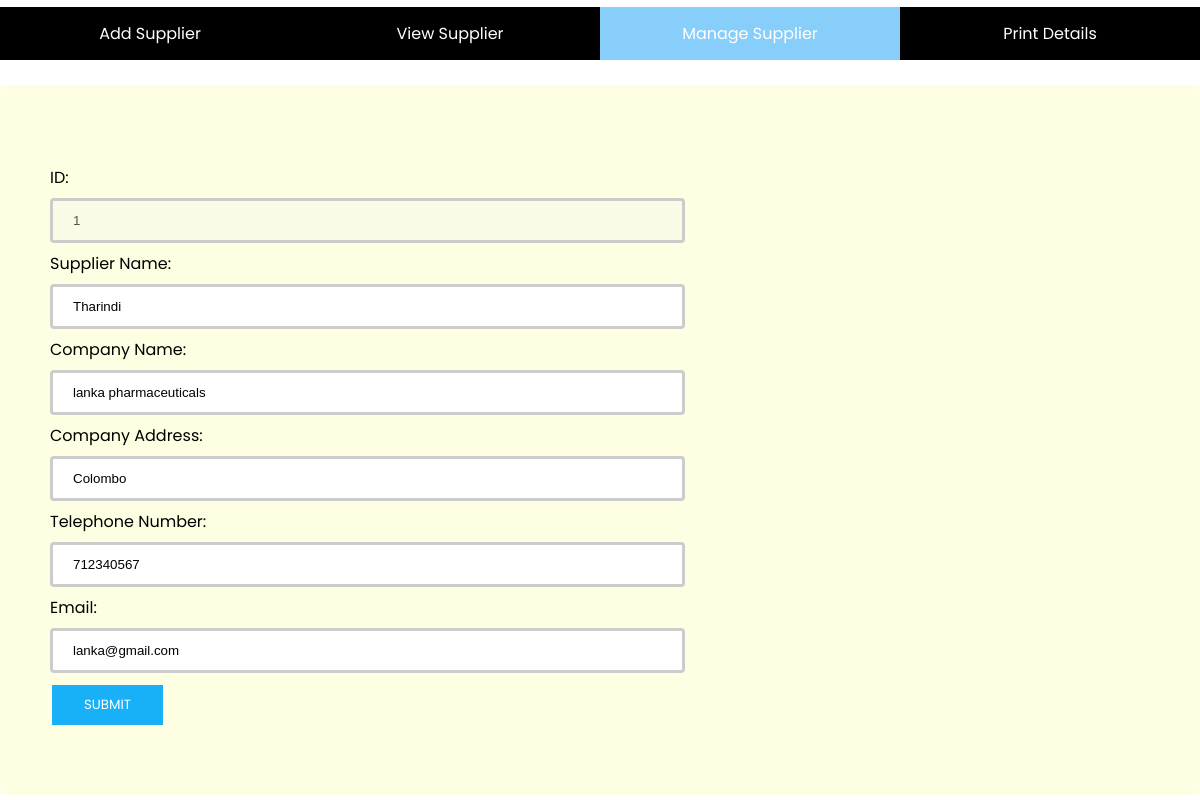
Page /src/Supplier/updated.php?id=1 (signed in) on the committed database.
### tables this page shows
CREATE TABLE `suppliers` (
  `id` int(11) NOT NULL,
  `suppliername` varchar(50) NOT NULL,
  `companyname` varchar(50) NOT NULL,
  `companyaddress` varchar(50) NOT NULL,
  `phoneno` int(10) NOT NULL,
  `email` varchar(50) NOT NULL,
  `adminid` int(11) NOT NULL
);

### src/Supplier/updated.php (the view, shortened to what this page needs)
<?php
include_once '../../config/connection.php';
$result = mysqli_query($conn,"SELECT * FROM suppliers WHERE id='" . $_GET['id'] . "'");
$row= mysqli_fetch_array($result);
?>
<html>
<head>
<link rel="stylesheet" href="css/View.css">
<link rel="stylesheet" href="https://cdnjs.cloudflare.com/ajax/libs/font-awesome/4.7.0/css/font-awesome.min.css">
</head>
<body>
  	<br>
  	<div class="row" style="margin-top: -18px;">
	<div class="navbar">
  		<ul>
		  <li><a href="AddSupDetails.php">Add Supplier</a></li>
		  <li><a href="ViewSupplier.php">View Supplier</a></li>
		  <li><a class="active" href="ManageSupplier.php">Manage Supplier</a></li>
		  <li><a href="PrintDetails.php">Print Details</a></li>
		</ul>
		</div>
  	</div>
  	<br>
  	<div class="row form1">
  		<br>
  		<form name="frmUser" method="post" action="">
		<div style="padding-bottom:5px;">
		</div>
		ID: <br>
		<input type="text" name="id"style="width:635px"  disabled value="<?php echo $row['id']; ?>">
		<br>
		Supplier Name: <br>
		<input type="text" name="suppliername" style="width:635px" pattern="[a-zA-Z ]+|[a-zA-Z ]+\\s{1}[a-zA-Z ]{1,}|[a-zA-Z ]+\\s{1}[a-zA-Z ]{3,}\\s{1}[a-zA-Z ]{1,}" class="txtField" value="<?php echo $row['suppliername']; ?>">
		<br>
		Company Name: <br>
		<input type="text" name="companyname" style="width:635px" class="txtField" value="<?php echo $row['companyname']; ?>">
		<br>
		Company Address: <br>
		<input type="text" name="companyaddress" style="width:635px" class="txtField" value="<?php echo $row['companyaddress']; ?>">
		<br>
		Telephone Number:<br>
		<input type="text" name="phoneno" style="width:635px" pattern="[0-9]{10}" class="txtField" value="<?php echo $row['phoneno']; ?>">
		<br>
		Email:<br>
		<input type="email" name="email" class="txtField" style="width:635px;height:45px;border:3px solid #ccc;border-radius: 4px; padding: 12px 20px;
  margin: 8px 0;" value="<?php echo $row['email']; ?>">
		<br>
		<input type="submit" name="submit" value="Submit" class="buttom">
	</form>
  	</div>
</body>
</html>

### public/css/View.css (style rules this page uses)
* { box-sizing: border-box; }
body { margin: 0; font-family: 'Poppins', sans-serif; }
input[type=text], select { width: 50%; padding: 12px 20px; margin: 8px 0; display: inline-block; border: 3px solid #ccc; border-radius: 4px; box-sizing: border-box; }
input[type=submit] { background-color: #18b1f8; border: none; color: white; padding: 10px 32px; text-decoration: none; margin: 4px 2px; font-family: 'Poppins', sans-serif; text-transform: uppercase; cursor: pointer; }
.form1 { border-radius: 5px; background-color: #fefee2; padding: 50px; }
.navbar { width: 100%; overflow: auto; }
ul { list-style-type: none; margin: 0; padding: 0; overflow: hidden; background-color: #000000; }
li { float: left; width:25%; }
li a { display: block; color: white; text-align: center; padding: 14px 16px; text-decoration: none; }
.active { background-color: #87CEFA; }

### rows in the picture
suppliers: id "1", suppliername "Tharindi", companyname "lanka pharmaceuticals", companyaddress "Colombo", phoneno "712340567", email "lanka@gmail.com"
